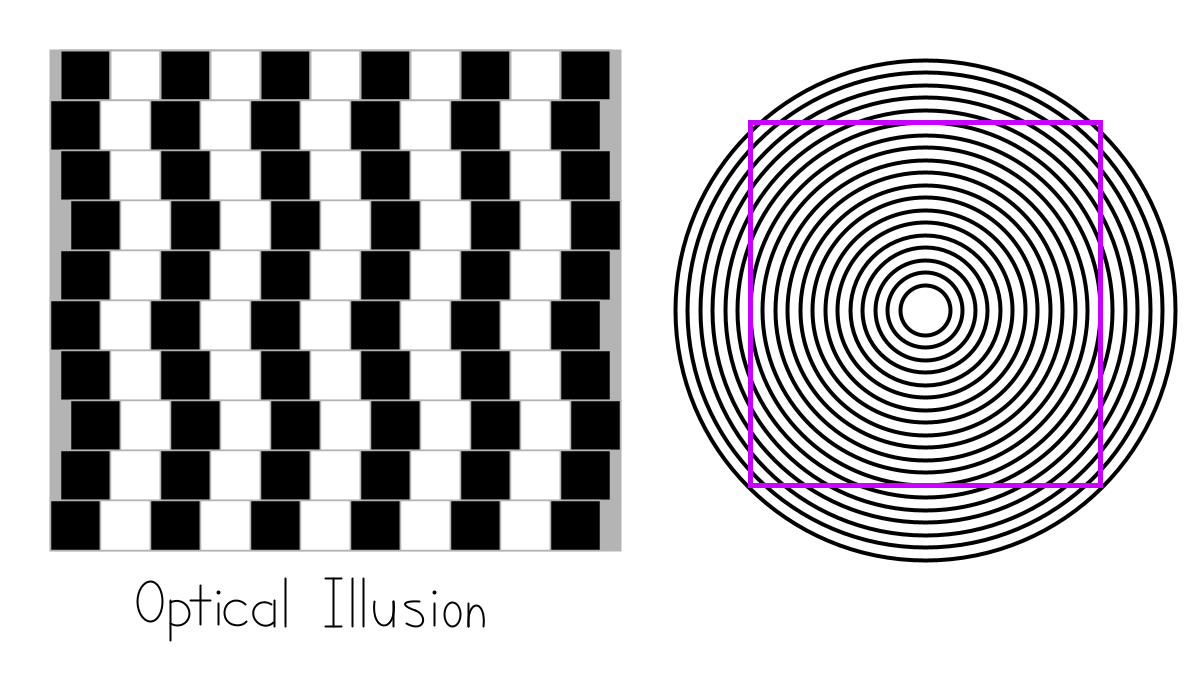
Frame 1 (no input)
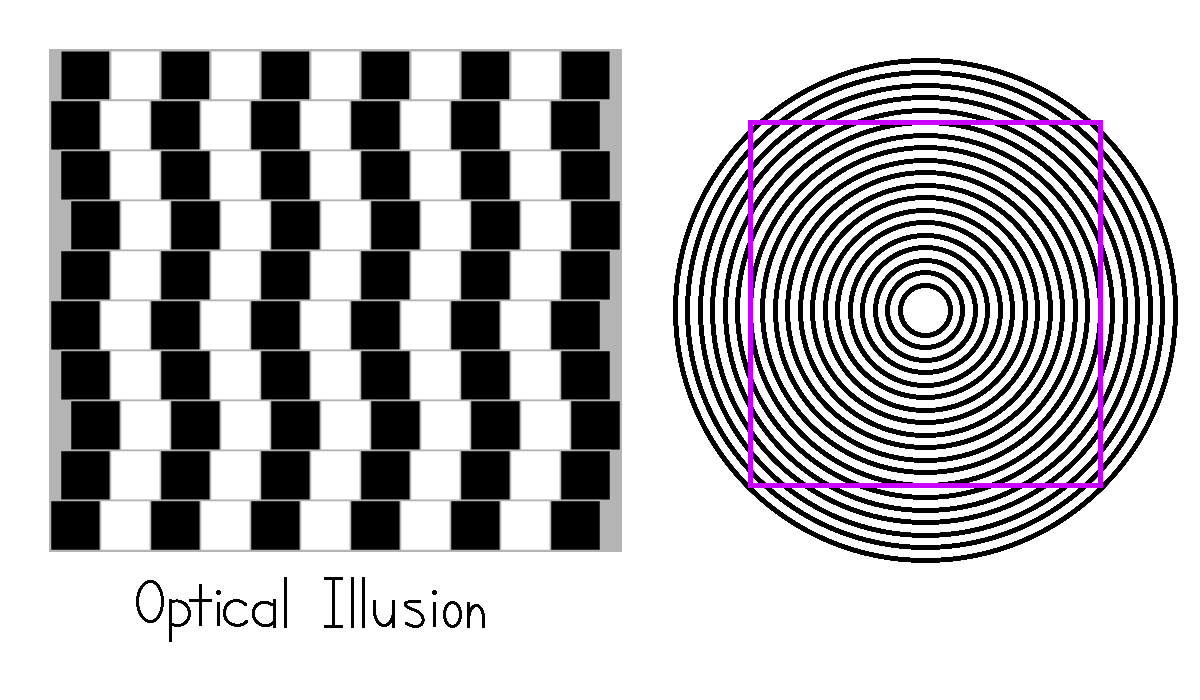
Frame 60 (the mouse pressed at the canvas centre just before this capture)
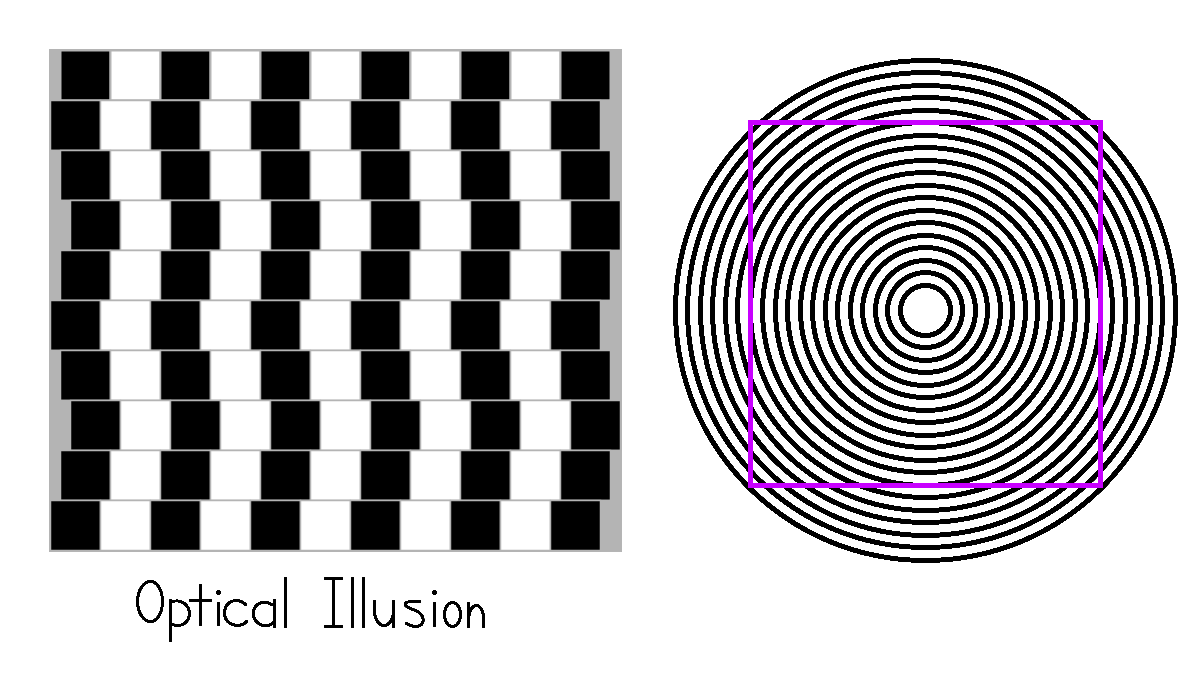
Frame 120 (the mouse held since frame 60 and released just before this capture)

The Processing sketch that drew these frames (run headless with seeded random() and noise(); from frame 60 on, the mouse is pressed at the canvas centre):

// Processing sketch: processing_50414
// ── processing_50414.pde

/* Assignment #1
 * Name: Justin Wei        
 * E-mail: jwei@haverford.edu
 * Course: CS 110 - Section #2
 * Submitted: 1/26/12
 
 *I used various drawing primitives to complete my rendering of two 
 popular optical illusions. I used mostly rectanges of various grayscale
colors to make the illusion on the left. On the right side, I used ellipses
and a quadrilateral to form another illusion. To form the letters, I used
a combination of arcs, bezier curves, and lines. I found curves to be
the hardest shapes to implement.*/
 
void setup() {
  size(1200, 700);
  background(255);
}

void draw() {
//outline/border of left side's optical illusion
  rectMode(CORNER);
  stroke(180);
  strokeWeight(2.0);
  smooth();
  fill(180);
  rect(50, 50, 570, 500);  


//draw first square using beginShape/endShape
  fill(0);
  beginShape(); 
  vertex(60, 50); 
  vertex(110, 50); 
  vertex(110, 100); 
  vertex(60, 100); 
  endShape(CLOSE);

//continue first row of squares
  rectMode(CORNER);
  fill(255);
  rect(110, 50, 50, 50);
  fill(0);
  rect(160, 50, 50, 50);
  fill(255);
  rect(210, 50, 50, 50);
  fill(0);
  rect(260, 50, 50, 50);
  fill(255);
  rect(310, 50, 50, 50);
  fill(0);
  rect(360, 50, 50, 50);
  fill(255);
  rect(410, 50, 50, 50);
  fill(0);
  rect(460, 50, 50, 50);
  fill(255);
  rect(510, 50, 50, 50);
  fill(0);
  rect(560, 50, 50, 50);

//first separation (line in between rows)
  stroke(180);
  line(50, 100, 620, 100);
  smooth();
  strokeWeight(1.5);
  strokeCap(ROUND);
  
//second row of squares
  fill(0);
  beginShape(); 
  vertex(50, 100); 
  vertex(100, 100); 
  vertex(100, 150); 
  vertex(50, 150); 
  endShape(CLOSE);
  
  rectMode(CORNER);
  fill(255);
  rect(100, 100, 50, 50);
  fill(0);
  rect(150, 100, 50, 50);
  fill(255);
  rect(200, 100, 50, 50);
  fill(0);
  rect(250, 100, 50, 50);
  fill(255);
  rect(300, 100, 50, 50);
  fill(0);
  rect(350, 100, 50, 50);
  fill(255);
  rect(400, 100, 50, 50);
  fill(0);
  rect(450, 100, 50, 50);
  fill(255);
  rect(500, 100, 50, 50);
  fill(0);
  rect(550, 100, 50, 50);
  
//second separation
  stroke(180);
  line(50, 150, 620, 150);
  smooth();
  strokeWeight(1.5);
  strokeCap(ROUND);

//third row of squares
  fill(0);
  beginShape(); 
  vertex(60, 150); 
  vertex(110, 150); 
  vertex(110, 200); 
  vertex(60, 200); 
  endShape(CLOSE);
  
  rectMode(CORNER);
  fill(255);
  rect(110, 150, 50, 50);
  fill(0);
  rect(160, 150, 50, 50);
  fill(255);
  rect(210, 150, 50, 50);
  fill(0);
  rect(260, 150, 50, 50);
  fill(255);
  rect(310, 150, 50, 50);
  fill(0);
  rect(360, 150, 50, 50);
  fill(255);
  rect(410, 150, 50, 50);
  fill(0);
  rect(460, 150, 50, 50);
  fill(255);
  rect(510, 150, 50, 50);
  fill(0);
  rect(560, 150, 50, 50);
  
//third separation
  stroke(180);
  line(50, 200, 620, 200);
  smooth();
  strokeWeight(1.5);
  strokeCap(ROUND);  
  
//fourth row of squares
  fill(0);
  beginShape(); 
  vertex(70, 200); 
  vertex(120, 200); 
  vertex(120, 250); 
  vertex(70, 250); 
  endShape(CLOSE);
  
  rectMode(CORNER);
  fill(255);
  rect(120, 200, 50, 50);
  fill(0);
  rect(170, 200, 50, 50);
  fill(255);
  rect(220, 200, 50, 50);
  fill(0);
  rect(270, 200, 50, 50);
  fill(255);
  rect(320, 200, 50, 50);
  fill(0);
  rect(370, 200, 50, 50);
  fill(255);
  rect(420, 200, 50, 50);
  fill(0);
  rect(470, 200, 50, 50);
  fill(255);
  rect(520, 200, 50, 50);
  fill(0);
  rect(570, 200, 50, 50);
  
//fourth separation
  stroke(180);
  line(50, 250, 620, 250);
  smooth();
  strokeWeight(1.5);
  strokeCap(ROUND);  
  
//fifth row of squares
  fill(0);
  beginShape(); 
  vertex(60, 250); 
  vertex(110, 250); 
  vertex(110, 300); 
  vertex(60, 300); 
  endShape(CLOSE);
  
  rectMode(CORNER);
  fill(255);
  rect(110, 250, 50, 50);
  fill(0);
  rect(160, 250, 50, 50);
  fill(255);
  rect(210, 250, 50, 50);
  fill(0);
  rect(260, 250, 50, 50); 
  fill(255);
  rect(310, 250, 50, 50);
  fill(0);
  rect(360, 250, 50, 50);
  fill(255);
  rect(410, 250, 50, 50);
  fill(0);
  rect(460, 250, 50, 50);
  fill(255);
  rect(510, 250, 50, 50);
  fill(0);
  rect(560, 250, 50, 50);
  
//fifth separation
  stroke(180);
  line(50, 300, 620, 300);
  smooth();
  strokeWeight(1.5);
  strokeCap(ROUND);  
  
//sixth row of squares
  fill(0);
  beginShape(); 
  vertex(50, 300); 
  vertex(100, 300); 
  vertex(100, 350); 
  vertex(50, 350); 
  endShape(CLOSE);
  
  rectMode(CORNER);
  fill(255);
  rect(100, 300, 50, 50);
  fill(0);
  rect(150, 300, 50, 50);
  fill(255);
  rect(200, 300, 50, 50);
  fill(0);
  rect(250, 300, 50, 50);
  fill(255);
  rect(300, 300, 50, 50);
  fill(0);
  rect(350, 300, 50, 50);
  fill(255);
  rect(400, 300, 50, 50);
  fill(0);
  rect(450, 300, 50, 50);
  fill(255);
  rect(500, 300, 50, 50);
  fill(0);
  rect(550, 300, 50, 50);
  
//sixth separation
  stroke(180);
  line(50, 350, 620, 350);
  smooth();
  strokeWeight(1.5);
  strokeCap(ROUND);  
  
//seventh row of squares
  fill(0);
  beginShape(); 
  vertex(60, 350); 
  vertex(110, 350); 
  vertex(110, 400); 
  vertex(60, 400); 
  endShape(CLOSE);
  
  rectMode(CORNER);
  fill(255);
  rect(110, 350, 50, 50);
  fill(0);
  rect(160, 350, 50, 50);
  fill(255);
  rect(210, 350, 50, 50);
  fill(0);
  rect(260, 350, 50, 50);  
  fill(255);
  rect(310, 350, 50, 50);
  fill(0);
  rect(360, 350, 50, 50);
  fill(255);
  rect(410, 350, 50, 50);
  fill(0);
  rect(460, 350, 50, 50);
  fill(255);
  rect(510, 350, 50, 50);
  fill(0);
  rect(560, 350, 50, 50);
  
//seventh separation
  stroke(180);
  line(50, 400, 620, 400);
  smooth();
  strokeWeight(1.5);
  strokeCap(ROUND);  
  
//eighth row of squares
  fill(0);
  beginShape(); 
  vertex(70, 400); 
  vertex(120, 400); 
  vertex(120, 450); 
  vertex(70, 450); 
  endShape(CLOSE);
  
  rectMode(CORNER);
  fill(255);
  rect(120, 400, 50, 50);
  fill(0);
  rect(170, 400, 50, 50);
  fill(255);
  rect(220, 400, 50, 50);
  fill(0);
  rect(270, 400, 50, 50);
  fill(255);
  rect(320, 400, 50, 50);
  fill(0);
  rect(370, 400, 50, 50);
  fill(255);
  rect(420, 400, 50, 50);
  fill(0);
  rect(470, 400, 50, 50);
  fill(255);
  rect(520, 400, 50, 50);
  fill(0);
  rect(570, 400, 50, 50);
  
//eighth separation
  stroke(180);
  line(50, 450, 620, 450);
  smooth();
  strokeWeight(1.5);
  strokeCap(ROUND);  
  
//ninth row of squares
  fill(0);
  beginShape(); 
  vertex(60, 450); 
  vertex(110, 450); 
  vertex(110, 500); 
  vertex(60, 500); 
  endShape(CLOSE);
  
  rectMode(CORNER);
  fill(255);
  rect(110, 450, 50, 50);
  fill(0);
  rect(160, 450, 50, 50);
  fill(255);
  rect(210, 450, 50, 50);
  fill(0);
  rect(260, 450, 50, 50);
  fill(255);
  rect(310, 450, 50, 50);
  fill(0);
  rect(360, 450, 50, 50);
  fill(255);
  rect(410, 450, 50, 50);
  fill(0);
  rect(460, 450, 50, 50);
  fill(255);
  rect(510, 450, 50, 50);
  fill(0);
  rect(560, 450, 50, 50);
  
//ninth separation
  stroke(180);
  line(50, 500, 620, 500);
  smooth();
  strokeWeight(1.5);
  strokeCap(ROUND);  
  
//tenth row of squares
  fill(0);
  beginShape(); 
  vertex(50, 500); 
  vertex(100, 500); 
  vertex(100, 550); 
  vertex(50, 550); 
  endShape(CLOSE);
  
  rectMode(CORNER);
  fill(255);
  rect(100, 500, 50, 50);
  fill(0);
  rect(150, 500, 50, 50);
  fill(255);
  rect(200, 500, 50, 50);
  fill(0);
  rect(250, 500, 50, 50);
  fill(255);
  rect(300, 500, 50, 50);
  fill(0);
  rect(350, 500, 50, 50);
  fill(255);
  rect(400, 500, 50, 50);
  fill(0);
  rect(450, 500, 50, 50);
  fill(255);
  rect(500, 500, 50, 50);
  fill(0);
  rect(550, 500, 50, 50);


//circles of right side's optical illusion
  
  noFill();
  ellipseMode(CENTER);
  stroke(0);
  strokeWeight(4.0);
  smooth();
  ellipse(925, 310, 50, 50);
  ellipse(925, 310, 75, 75);
  ellipse(925, 310, 100, 100);
  ellipse(925, 310, 125, 125);
  ellipse(925, 310, 150, 150); 
  ellipse(925, 310, 175, 175);
  ellipse(925, 310, 200, 200);
  ellipse(925, 310, 225, 225);
  ellipse(925, 310, 250, 250); 
  ellipse(925, 310, 275, 275);
  ellipse(925, 310, 300, 300);
  ellipse(925, 310, 325, 325);
  ellipse(925, 310, 350, 350); 
  ellipse(925, 310, 375, 375);
  ellipse(925, 310, 400, 400);
  ellipse(925, 310, 425, 425);
  ellipse(925, 310, 450, 450); 
  ellipse(925, 310, 475, 475);
  ellipse(925, 310, 500, 500);

//square (inside of circles)
  noFill();
  stroke(200,0,255);
  strokeWeight(5.0);
  smooth();
  quad(1100,122, 750,122, 750,485, 1100,485);

//word "Optical" using a mix of lines, ellipses, and arcs.
  stroke(0);
  strokeWeight(2.0);
  smooth();
  ellipse(150,601,25,40);
  line(170,600, 170,640);
  arc(177,613, 25,25, 4.2,8.4);
  line(200,585, 200,624);
  line(190,600, 210,600);
  line(218,603, 218,624);
  ellipse(218,592, 2,2);
  arc(237,613, 25,25,.7,5.5);
  arc(265,614, 24,24, .8,5.3);
  line(274,600,274,626);
  line(285,578, 285,626);
  
//word "Illusions" using a mix of lines, ellipses, and bezier curves.
  line(333,578, 333,626);
  line(325,578, 341,578);
  line(325,626, 341,626);
  line(352,578, 352,626);
  line(363,578, 363,626);
  bezier(374,601, 370,633, 397,633, 393,601);
  line(393,601, 393, 626);
  bezier(415,610, 400,605, 401,600, 419,601); 
  bezier(415,610, 428,615, 424,633, 406,623);
  line(434,603, 434,625);
  ellipse(434,592, 2,2);
  ellipse(452,614, 16,24);
  line(468,603, 468,626);
  bezier(468,626, 466,598, 486,598, 483,626);
}
